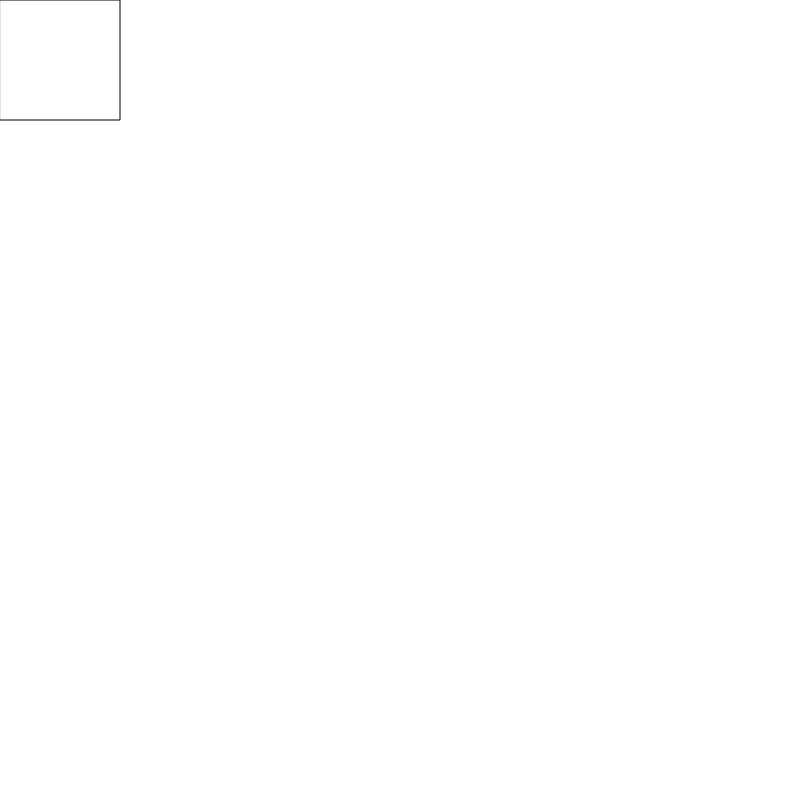
Frame 1 (no input)
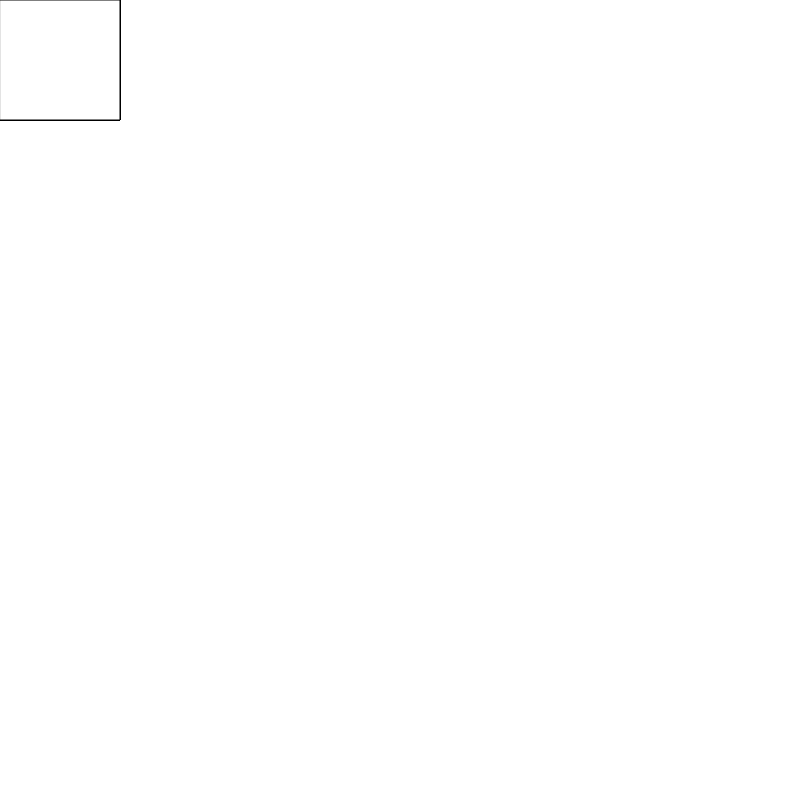
Frame 60 (no input)
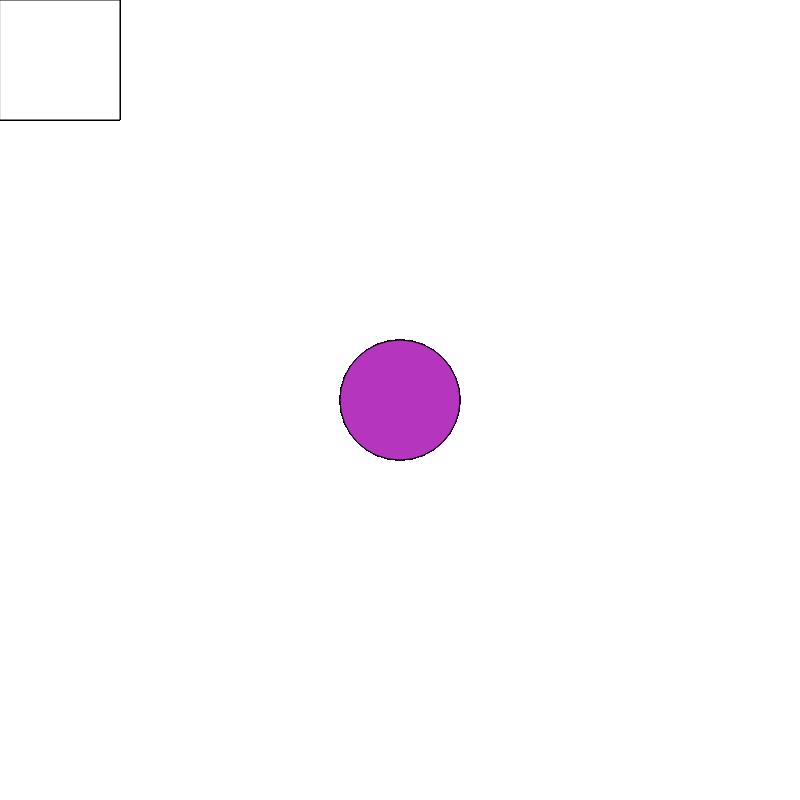
Frame 120 (the mouse pressed at the canvas centre since frame 60)

The p5.js sketch that drew these frames (run headless with seeded random() and noise() and a simulated clock; from frame 60 on, the mouse is pressed at the canvas centre):

// p5.js sketch
// ── sketch.js
// La idea es que las figuras (cuadrado y círculo) cambien de forma a la vez que cambian aleatoriamente de color cuando se presiona el mouse, mientras que las figuras siguen el mouse en todo momento.
// La referencia para cambios al presionar mouse sacado de: https://p5js.org/reference/#/p5/mouseIsPressed.
// La referencia que use para los colores aleatorios y let lo perdí, pero encontré este que es muy parecido: https://editor.p5js.org/matlisa/sketches/cGAut_37Z.


// Crea una variable de colores por letra.
let r = 255, g = 255, b = 255; 

// Crea un lienzo de un tamaño de 800 por 800 píxeles
function setup() {
  createCanvas(800, 800);
}

// Permite que al presionar el mouse se le asigne un color aleatorio a las figuras.
function mousePressed() {
    r = random(255);
    g = random(255);
    b = random(255);
}

// Si se hace clic en el canvas los cuadrados cambiarán su forma a un círculo, mientras siguen el puntero del mouse.
function draw() {
  if (mouseIsPressed) {
    ellipse(mouseX, mouseY, 120);
    fill(r, g, b);  
         
// Si se deja de presionar el mouse, la forma volverá a un cuadrado, mientras siguen el puntero del mouse.
  } else {
    rect(mouseX, mouseY, 120)
    fill(r, g, b)
  }
  
  describe('Un lienzo de color blanco en el que al pasar el puntero del mouse aparecen cuadrados de un color aleatorio que siguen al mouse, si se hace clic el color cambiará, si se mantiene presionado clic la figura cambiará a un círculo.')

}
